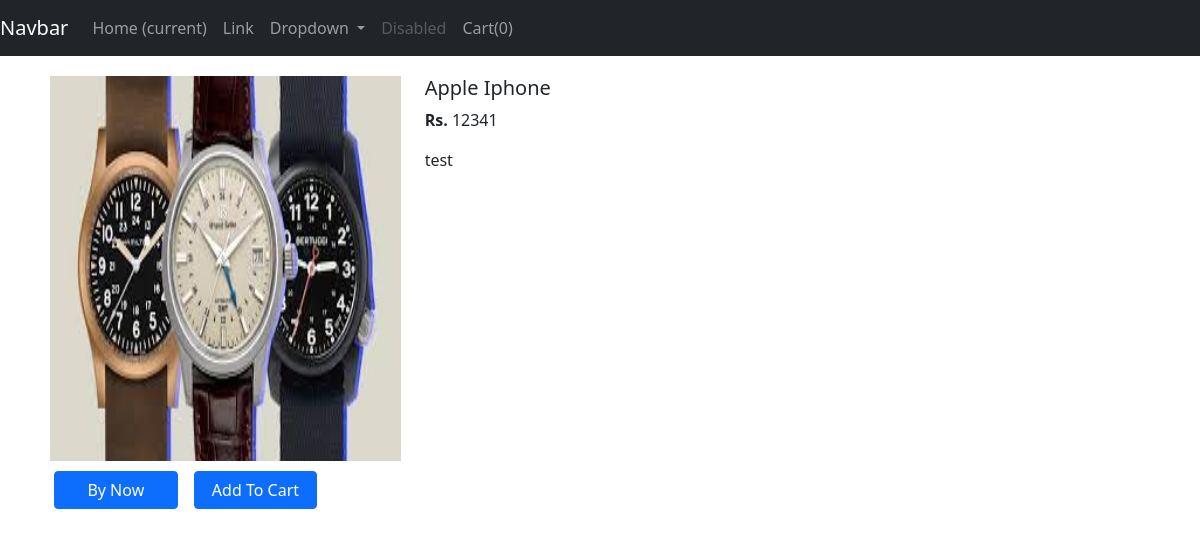
The page /shop/products/20 on the database its author committed.
### shop/models.py (models this page shows)
class Product(models.Model):
    product_id = models.AutoField
    product_name = models.CharField(max_length =50)
    category = models.CharField(max_length=50,default= "")
    sub_category = models.CharField(max_length=50,default="")
    price = models.IntegerField(default=0)
    desc = models.CharField(max_length=300)
    pub_date = models.DateField()
    image = models.ImageField(upload_to ="shop/images",default="")
    def __str__(self):
        return self.product_name

### shop/views.py (the view)
# urls.py: path('products/<int:id>', views.productView,name='ProductView'),
def productView(request,id):
    product = Product.objects.filter(id=id)
    print(product)
    return render(request,'shop/productView.html',{'product':product[0]})

### shop/templates/shop/productView.html (shortened to what this page needs)
{%extends 'shop/basic.html'%}
{% block body %}
  <div class="container" style="padding: 20px;">
        <div class="row">
            <div class="col-md-4">
                <div class="row">
                   <img src="/{{product.image}}" width="233" height="385">
                </div>
                <div class="row" style="margin-top:10px;align-items: center;">
                    <button type="button" class="btn btn-primary mx-3 " style="width: 33%;">By Now</button>
                    <button type="button" id="pr{{i.id}}" class="btn btn-primary" style="width: 33%;">Add To Cart</button>
                </div>
            </div>
            <div class="col-md-8">
                <h5>{{product.product_name}}</h5>
                <p><b>Rs. </b>{{product.price}}</p>
                <p>{{product.desc}}</p>
            </div>
        </div>
    </div>
{% endblock %}

### rows shown on the page
Product: image (picture), product_name "Apple Iphone", price "12341", desc "test"
